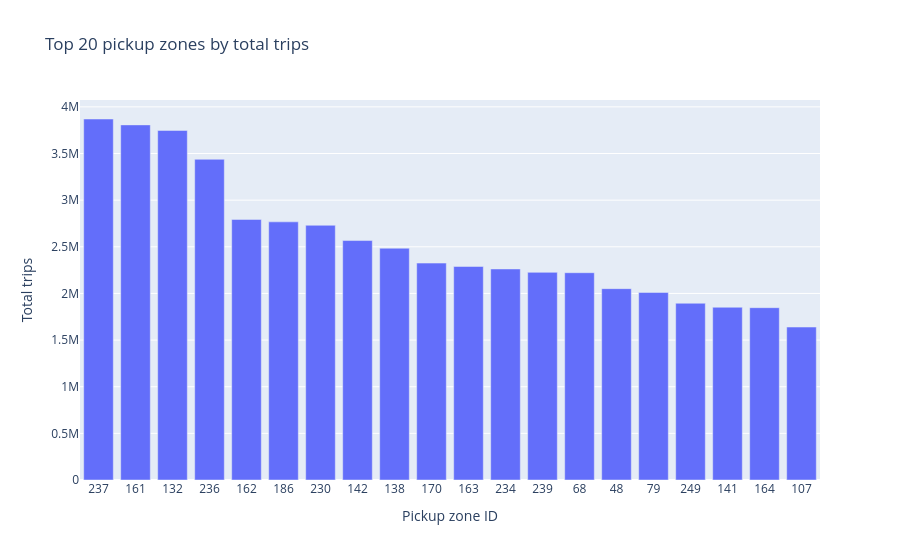

Write notebook code for a chart like this one.
### Code cell
top_zones = (
    taxi.groupby("pickup_zone_id", as_index=False)
    .agg(
        total_trips=("trip_count", "sum"),
        avg_daily_trips=("trip_count", "mean"),
        total_fare=("total_fare_amount", "sum"),
        avg_median_duration=("median_trip_duration_min", "mean"),
        avg_median_distance=("median_trip_distance", "mean"),
        avg_median_pace=("median_pace_min_per_mile", "mean"),
    )
    .sort_values("total_trips", ascending=False)
)

top20 = top_zones.head(20).copy()
top20["pickup_zone_id"] = top20["pickup_zone_id"].astype(str)

fig = px.bar(
    top20,
    x="pickup_zone_id",
    y="total_trips",
    hover_data=["avg_daily_trips", "total_fare", "avg_median_duration", "avg_median_distance", "avg_median_pace"],
    title="Top 20 pickup zones by total trips",
    labels={"pickup_zone_id": "Pickup zone ID", "total_trips": "Total trips"}
)

fig.show()

### Figure 1 — Plotly figure (JSON) as saved in the notebook; plotly's stock layout.template omitted (floating-point values rounded to 4 significant figures)
{"data": [{"customdata": [[5294.0, 51870000.0, 9.622, 1.264, 7.279], [5201.0, 64370000.0, 13.1, 1.563, 7.905], [5126.0, 239500000.0, 43.15, 17.27, 2.737], [4697.0, 47410000.0, 9.757, 1.47, 6.704], [3821.0, 45210000.0, 12.73, 1.561, 7.471], [3786.0, 47860000.0, 14.79, 1.58, 7.948], [3735.0, 53560000.0, 13.67, 1.667, 7.3], [3512.0, 37660000.0, 10.78, 1.626, 6.397], [3394.0, 111400000.0, 29.59, 9.421, 3.128], [3181.0, 37500000.0, 12.47, 1.548, 7.305], [3127.0, 38510000.0, 12.38, 1.537, 7.506], [3090.0, 34200000.0, 11.74, 1.492, 7.254], [3045.0, 32600000.0, 10.42, 1.671, 6.263], [3040.0, 39490000.0, 14.69, 1.789, 7.196], [2806.0, 33590000.0, 11.56, 1.591, 6.301], [2751.0, 31800000.0, 11.82, 1.838, 6.309], [2592.0, 29370000.0, 11.77, 1.678, 6.65], [2534.0, 25550000.0, 9.94, 1.393, 6.714], [2527.0, 30650000.0, 12.46, 1.522, 7.305], [2243.0, 24740000.0, 11.25, 1.538, 6.894]], "hovertemplate": "Pickup zone ID=%{x}<br>Total trips=%{y}<br>avg_daily_trips=%{customdata[0]}<br>total_fare=%{customdata[1]}<br>avg_median_duration=%{customdata[2]}<br>avg_median_distance=%{customdata[3]}<br>avg_median_pace=%{customdata[4]}<extra></extra>", "legendgroup": "", "marker": {"color": "#636efa", "pattern": {"shape": ""}}, "name": "", "orientation": "v", "showlegend": false, "textposition": "auto", "type": "bar", "x": ["237", "161", "132", "236", "162", "186", "230", "142", "138", "170", "163", "234", "239", "68", "48", "79", "249", "141", "164", "107"], "xaxis": "x", "y": [3869991, 3806904, 3747205, 3437880, 2793394, 2767429, 2730503, 2567031, 2484568, 2325367, 2288994, 2262171, 2225948, 2222216, 2051086, 2010722, 1894693, 1852049, 1847333, 1639601], "yaxis": "y"}], "layout": {"barmode": "relative", "legend": {"tracegroupgap": 0}, "title": {"text": "Top 20 pickup zones by total trips"}, "xaxis": {"anchor": "y", "domain": [0, 1], "title": {"text": "Pickup zone ID"}}, "yaxis": {"anchor": "x", "domain": [0, 1], "title": {"text": "Total trips"}}}}
